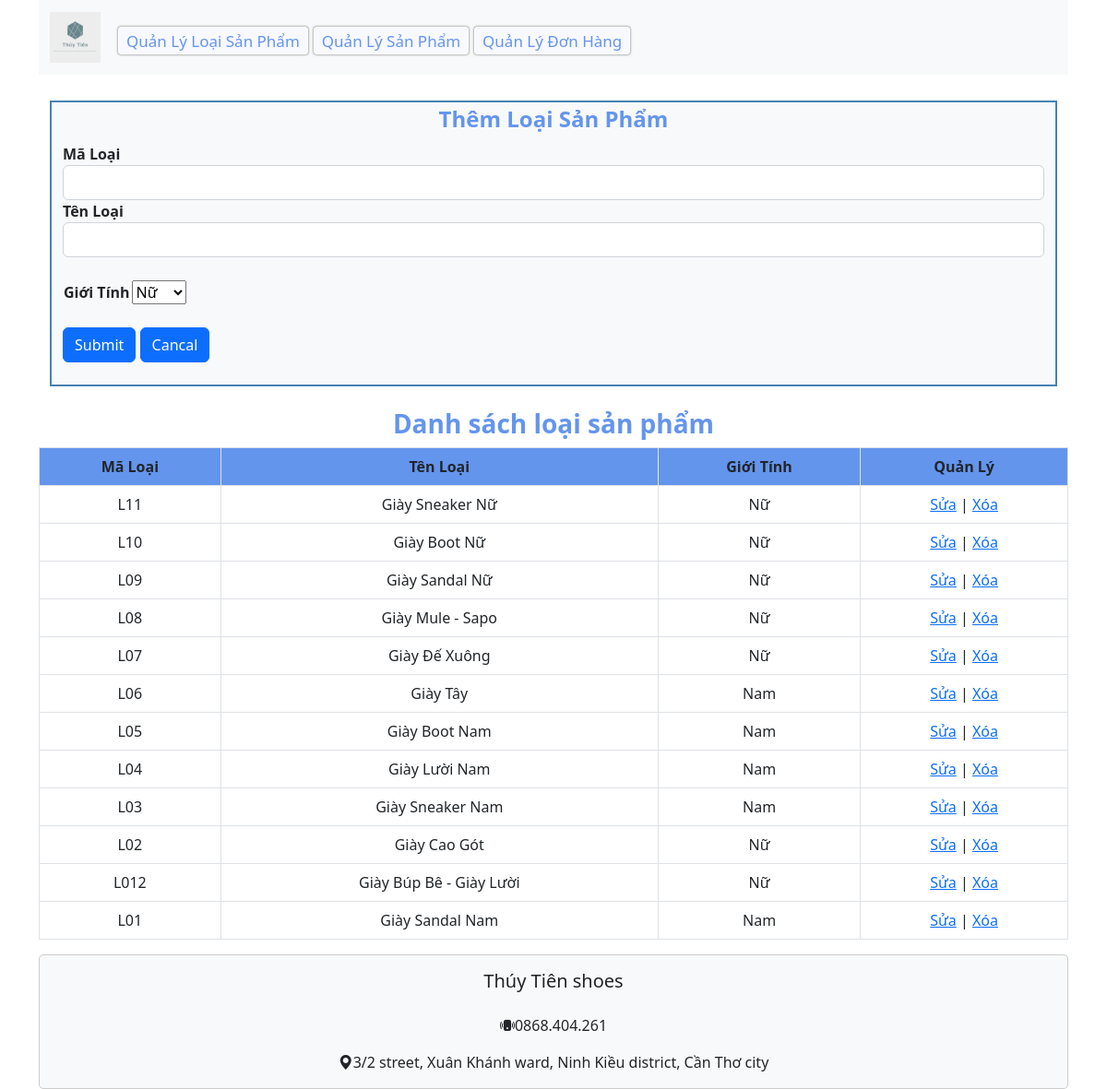
Page /admincp/index.php?action=qlloaisp&query=them on the committed database.
### tables this page shows
CREATE TABLE `loaigiay` (
  `Maloai` varchar(15) NOT NULL,
  `Tenloai` varchar(30) NOT NULL,
  `Magt` int(11) NOT NULL
);

CREATE TABLE `gioitinh` (
  `Magt` int(11) NOT NULL,
  `Tengt` varchar(10) NOT NULL
);

### admincp/modules/qlloaisp/lietke.php (the view, shortened to what this page needs)
<?php
    $sql_lke = "SELECT * FROM loaigiay lg, gioitinh gt WHERE lg.Magt = gt.Magt ORDER BY maloai DESC";
    $query_lke = mysqli_query($conn, $sql_lke);
?>
<div>
        <table class="table table-bordered">
            <h3 style="color: cornflowerblue; text-align:center;"> <b>Danh sách loại sản phẩm</b></h3>
            <thead>
                <tr>
                    <th>Mã Loại</th>
                    <th>Tên Loại</th>
                    <th>Giới Tính</th>
                    <th>Quản Lý</th>
                </tr>
            </thead>
                <?php
                    while( $row = mysqli_fetch_array($query_lke)){
                ?>
            <tbody>
                <tr>
                    <td><?php echo $row['Maloai'] ?></td>
                    <td><?php echo $row['Tenloai'] ?></td>
                    <td><?php echo $row['Tengt'] ?></td>
                    <td>
                        <a href="?action=qlloaisp&query=sua&maloai=<?php echo $row['Maloai']?>">Sửa</a> | <a href="modules/qlloaisp/xuly.php?maloai=<?php echo $row['Maloai']?>">Xóa</a>
                    </td>
                </tr>
            </tbody>
                <?php
                    }
                ?>
        </table>
</div>

### admincp/css/them.css (style rules this page uses)
.table { text-align: center; text-decoration: none; }
thead { background-color: cornflowerblue; }

### rows in the picture
loaigiay: Maloai "L11", Tenloai "Giày Sneaker Nữ", gioitinh.Tengt "Nữ"
loaigiay: Maloai "L10", Tenloai "Giày Boot Nữ", gioitinh.Tengt "Nữ"
loaigiay: Maloai "L09", Tenloai "Giày Sandal Nữ", gioitinh.Tengt "Nữ"
loaigiay: Maloai "L08", Tenloai "Giày Mule - Sapo", gioitinh.Tengt "Nữ"
loaigiay: Maloai "L07", Tenloai "Giày Đế Xuông", gioitinh.Tengt "Nữ"
loaigiay: Maloai "L06", Tenloai "Giày Tây", gioitinh.Tengt "Nam"
loaigiay: Maloai "L05", Tenloai "Giày Boot Nam", gioitinh.Tengt "Nam"
loaigiay: Maloai "L04", Tenloai "Giày Lười Nam", gioitinh.Tengt "Nam"
loaigiay: Maloai "L03", Tenloai "Giày Sneaker Nam", gioitinh.Tengt "Nam"
loaigiay: Maloai "L02", Tenloai "Giày Cao Gót", gioitinh.Tengt "Nữ"
loaigiay: Maloai "L012", Tenloai "Giày Búp Bê - Giày Lười", gioitinh.Tengt "Nữ"
loaigiay: Maloai "L01", Tenloai "Giày Sandal Nam", gioitinh.Tengt "Nam"

### other values in the picture
form field gioitinh "Nữ"
